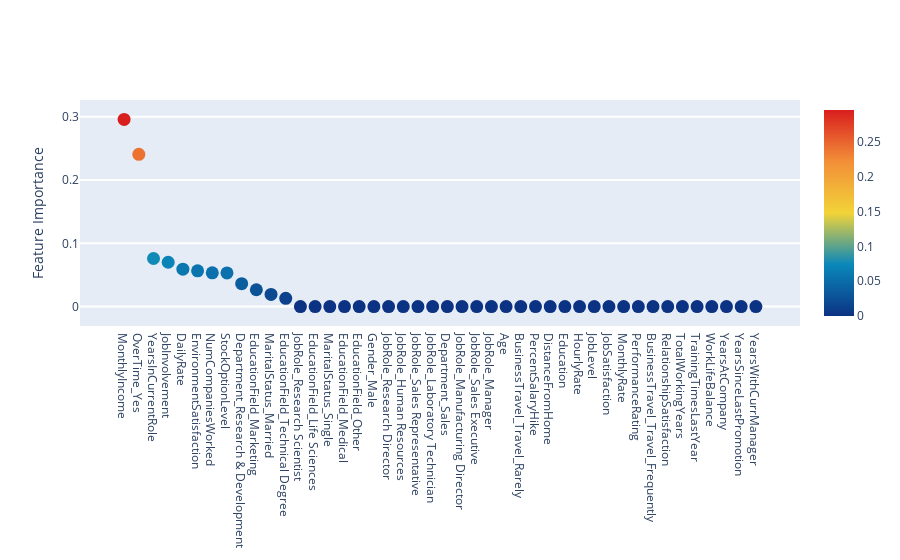

Notebook code cell kept with this figure:
### Code cell
df_fi = pd.DataFrame({"variable":X_train.columns,
                      "score": model_dt.feature_importances_})
df_fi = df_fi.sort_values(by="score", ascending=False).reset_index(drop=True)

fi_data = [go.Scatter(
    y = df_fi.score,
    x = df_fi.variable,
    mode="markers",
    marker=dict(
        sizemode="diameter", sizeref=1, size=13,
        color = df_fi.score, colorscale="Portland",
        showscale=True),
    text = df_fi.variable)]

fi_layout= go.Layout(
    autosize=True,
    hovermode="closest",
    xaxis = dict(
         ticklen=5,
         showgrid=False, zeroline=False, showline=False),
    yaxis = dict(
        title = "Feature Importance",
        ticklen=5,
        gridwidth=2),
    showlegend=False)

fig = go.Figure(data=fi_data, layout=fi_layout)
py.iplot(fig)

### Figure 1 — Plotly figure (JSON) as saved in the notebook; plotly's stock layout.template omitted (floating-point values rounded to 4 significant figures)
{"data": [{"marker": {"color": [0.2958, 0.2407, 0.07598, 0.07008, 0.05919, 0.05653, 0.05342, 0.05317, 0.03617, 0.02657, 0.01927, 0.0131, 0, 0, 0, 0, 0, 0, 0, 0, 0, 0, 0, 0, 0, 0, 0, 0, 0, 0, 0, 0, 0, 0, 0, 0, 0, 0, 0, 0, 0, 0, 0, 0], "colorscale": [[0, "rgb(12,51,131)"], [0.25, "rgb(10,136,186)"], [0.5, "rgb(242,211,56)"], [0.75, "rgb(242,143,56)"], [1, "rgb(217,30,30)"]], "showscale": true, "size": 13, "sizemode": "diameter", "sizeref": 1}, "mode": "markers", "text": ["MonthlyIncome", "OverTime_Yes", "YearsInCurrentRole", "JobInvolvement", "DailyRate", "EnvironmentSatisfaction", "NumCompaniesWorked", "StockOptionLevel", "Department_Research & Development", "EducationField_Marketing", "MaritalStatus_Married", "EducationField_Technical Degree", "JobRole_Research Scientist", "EducationField_Life Sciences", "MaritalStatus_Single", "EducationField_Medical", "EducationField_Other", "Gender_Male", "JobRole_Research Director", "JobRole_Human Resources", "JobRole_Sales Representative", "JobRole_Laboratory Technician", "Department_Sales", "JobRole_Manufacturing Director", "JobRole_Sales Executive", "JobRole_Manager", "Age", "BusinessTravel_Travel_Rarely", "PercentSalaryHike", "DistanceFromHome", "Education", "HourlyRate", "JobLevel", "JobSatisfaction", "MonthlyRate", "PerformanceRating", "BusinessTravel_Travel_Frequently", "RelationshipSatisfaction", "TotalWorkingYears", "TrainingTimesLastYear", "WorkLifeBalance", "YearsAtCompany", "YearsSinceLastPromotion", "YearsWithCurrManager"], "type": "scatter", "x": ["MonthlyIncome", "OverTime_Yes", "YearsInCurrentRole", "JobInvolvement", "DailyRate", "EnvironmentSatisfaction", "NumCompaniesWorked", "StockOptionLevel", "Department_Research & Development", "EducationField_Marketing", "MaritalStatus_Married", "EducationField_Technical Degree", "JobRole_Research Scientist", "EducationField_Life Sciences", "MaritalStatus_Single", "EducationField_Medical", "EducationField_Other", "Gender_Male", "JobRole_Research Director", "JobRole_Human Resources", "JobRole_Sales Representative", "JobRole_Laboratory Technician", "Department_Sales", "JobRole_Manufacturing Director", "JobRole_Sales Executive", "JobRole_Manager", "Age", "BusinessTravel_Travel_Rarely", "PercentSalaryHike", "DistanceFromHome", "Education", "HourlyRate", "JobLevel", "JobSatisfaction", "MonthlyRate", "PerformanceRating", "BusinessTravel_Travel_Frequently", "RelationshipSatisfaction", "TotalWorkingYears", "TrainingTimesLastYear", "WorkLifeBalance", "YearsAtCompany", "YearsSinceLastPromotion", "YearsWithCurrManager"], "y": [0.2958, 0.2407, 0.07598, 0.07008, 0.05919, 0.05653, 0.05342, 0.05317, 0.03617, 0.02657, 0.01927, 0.0131, 0, 0, 0, 0, 0, 0, 0, 0, 0, 0, 0, 0, 0, 0, 0, 0, 0, 0, 0, 0, 0, 0, 0, 0, 0, 0, 0, 0, 0, 0, 0, 0]}], "layout": {"autosize": true, "hovermode": "closest", "showlegend": false, "xaxis": {"autorange": true, "range": [-2.715, 45.72], "showgrid": false, "showline": false, "ticklen": 5, "type": "category", "zeroline": false}, "yaxis": {"autorange": true, "gridwidth": 2, "range": [-0.02821, 0.3241], "ticklen": 5, "title": {"text": "Feature Importance"}, "type": "linear"}}}
